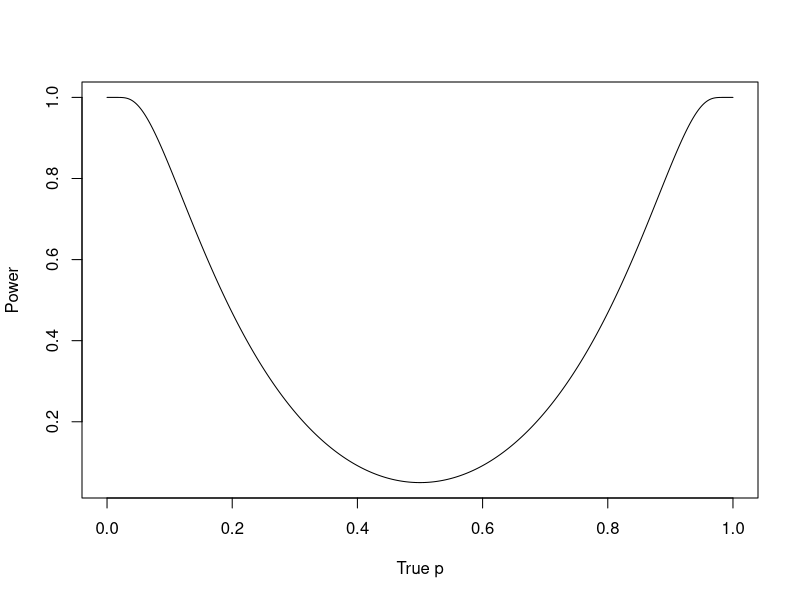
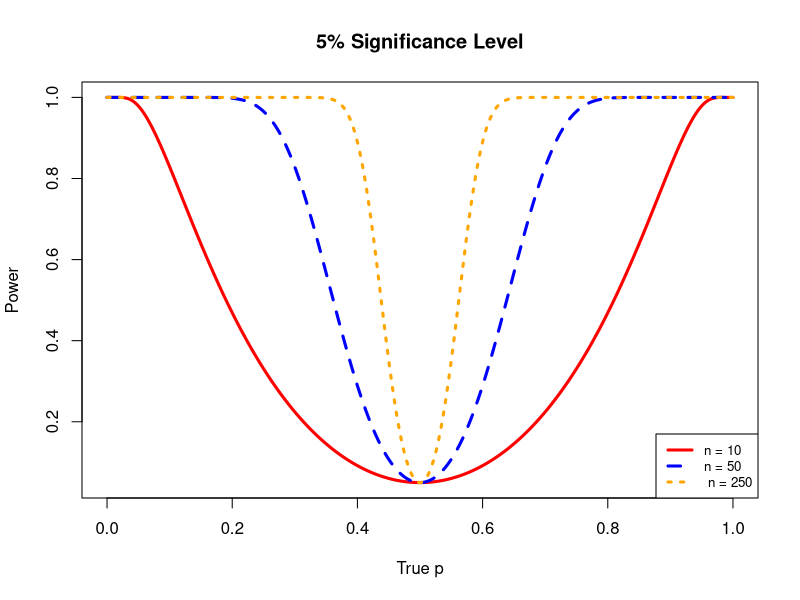
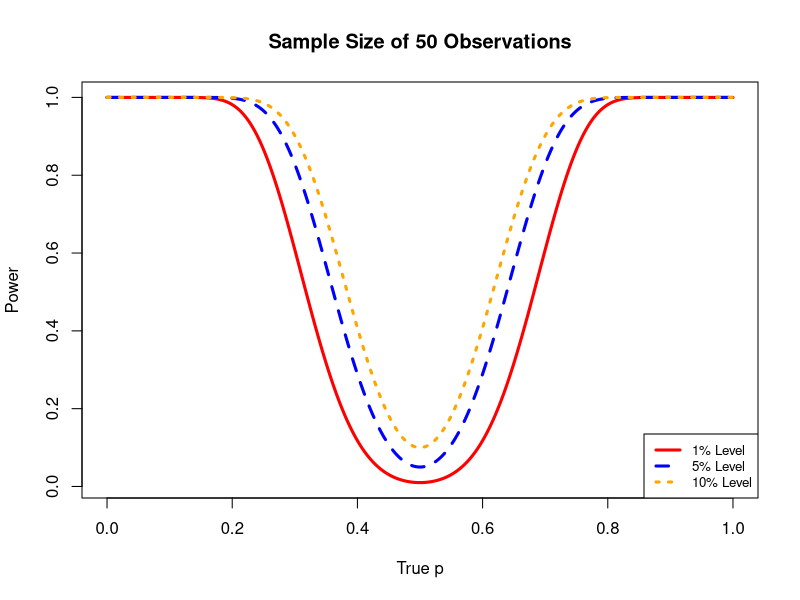

Source code (R) for these figures, in order:
coin.power <- function(a, p, n){
  c <-  qnorm(1 - a/2)  
  mu <- sqrt(n) * (2 * p - 1) 	
  sigma <- sqrt(4 * p * (1 - p))
  
  less.than <- pnorm( -c, mean = mu, sd = sigma)
  greater.than <- 1 - pnorm(c, mean = mu, sd = sigma)
  power <- less.than + greater.than
  return(power)
}

coin.power(a = 0.05, p = 0.55, n = 100)
coin.power(a = 0.05, p = 0.55, n = 1000)
coin.power(a = 0.1, p = 0.55, n = 100)
coin.power(a = 0.05, p = 0.6, n = 100)


alternatives <- seq(from = 0, to = 1, by = 0.001)
power <- coin.power(a = 0.05, alternatives, n = 10)
plot(alternatives, power, xlab = 'True p', ylab = 'Power', type = 'l')


#Vary sample size for fixed significance level
n10 <- coin.power(0.05, alternatives, n = 10)
n50 <- coin.power(0.05, alternatives, n = 50)
n250 <- coin.power(0.05, alternatives, n = 250)
plot(alternatives, n10, type = 'l', xlab = 'True p', ylab = 'Power', main = '5% Significance Level', col = 'red', lwd = 3)
points(alternatives, n50, type = 'l', lty = 2, col = 'blue', lwd = 3)
points(alternatives, n250, type = 'l', lty = 3, col = 'orange', lwd = 3)
legend("bottomright", c('n = 10',  'n = 50', ' n = 250'), lty = 1:3, col = c('red', 'blue', 'orange'), lwd = 3, cex = 0.8)

#Vary significance level for fixed sample size
a01 <- coin.power(0.01, alternatives, n = 50)
a05 <- coin.power(0.05, alternatives, n = 50)
a10 <- coin.power(0.1, alternatives, n = 50)
plot(alternatives, a01, type = 'l', xlab = 'True p', ylab = 'Power', main = 'Sample Size of 50 Observations', col = 'red', lwd = 3)
points(alternatives, a05, type = 'l', lty = 2, col = 'blue', lwd = 3)
points(alternatives, a10, type = 'l', lty = 3, col = 'orange', lwd = 3)
legend("bottomright", c('1% Level' ,  '5% Level', '10% Level'), lty = 1:3, col = c('red', 'blue', 'orange'), lwd = 3, cex = 0.8)


